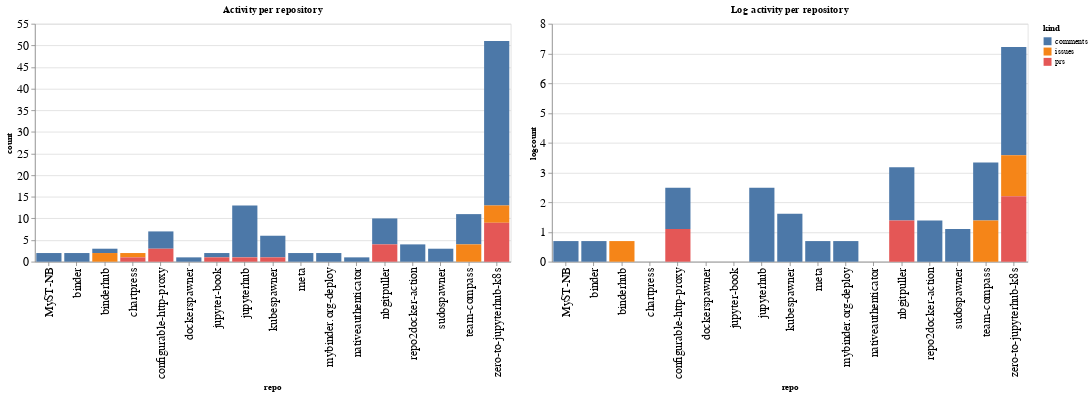

This figure's notebook cell:
### Code cell
ch1 = alt.Chart(repo_summaries, width=600, title="Activity per repository").mark_bar().encode(
    x='repo',
    y='count',
    color='kind',
    tooltip="kind"
)

ch2 = alt.Chart(repo_summaries, width=600, title="Log activity per repository").mark_bar().encode(
    x='repo',
    y='logcount',
    color='kind',
    tooltip="kind"
)

ch1 | ch2

### Figure 1 — Vega-Lite specification as saved in the notebook (floating-point values rounded to 4 significant figures)
{"config": {"axisLeft": {"labelFontSize": 15}, "axisBottom": {"labelFontSize": 15}}, "hconcat": [{"mark": "bar", "encoding": {"color": {"type": "nominal", "field": "kind"}, "tooltip": {"type": "nominal", "field": "kind"}, "x": {"type": "nominal", "field": "repo"}, "y": {"type": "quantitative", "field": "count"}}, "title": "Activity per repository", "width": 600}, {"mark": "bar", "encoding": {"color": {"type": "nominal", "field": "kind"}, "tooltip": {"type": "nominal", "field": "kind"}, "x": {"type": "nominal", "field": "repo"}, "y": {"type": "quantitative", "field": "logcount"}}, "title": "Log activity per repository", "width": 600}], "data": {"name": "data-68b2a2f1bf5fb38fc08abf4ebd284d4f"}, "$schema": "https://vega.github.io/schema/vega-lite/v4.8.1.json", "datasets": {"data-68b2a2f1bf5fb38fc08abf4ebd284d4f": [{"repo": "MyST-NB", "kind": "comments", "count": 2, "logcount": 0.6931}, {"repo": "binder", "kind": "comments", "count": 2, "logcount": 0.6931}, {"repo": "binderhub", "kind": "comments", "count": 1, "logcount": 0.0}, {"repo": "binderhub", "kind": "issues", "count": 2, "logcount": 0.6931}, {"repo": "chartpress", "kind": "issues", "count": 1, "logcount": 0.0}, {"repo": "chartpress", "kind": "prs", "count": 1, "logcount": 0.0}, {"repo": "configurable-http-proxy", "kind": "comments", "count": 4, "logcount": 1.386}, {"repo": "configurable-http-proxy", "kind": "prs", "count": 3, "logcount": 1.099}, {"repo": "dockerspawner", "kind": "comments", "count": 1, "logcount": 0.0}, {"repo": "jupyter-book", "kind": "comments", "count": 1, "logcount": 0.0}, {"repo": "jupyter-book", "kind": "prs", "count": 1, "logcount": 0.0}, {"repo": "jupyterhub", "kind": "comments", "count": 12, "logcount": 2.485}, {"repo": "jupyterhub", "kind": "prs", "count": 1, "logcount": 0.0}, {"repo": "kubespawner", "kind": "comments", "count": 5, "logcount": 1.609}, {"repo": "kubespawner", "kind": "prs", "count": 1, "logcount": 0.0}, {"repo": "meta", "kind": "comments", "count": 2, "logcount": 0.6931}, {"repo": "mybinder.org-deploy", "kind": "comments", "count": 2, "logcount": 0.6931}, {"repo": "nativeauthenticator", "kind": "comments", "count": 1, "logcount": 0.0}, {"repo": "nbgitpuller", "kind": "comments", "count": 6, "logcount": 1.792}, {"repo": "nbgitpuller", "kind": "prs", "count": 4, "logcount": 1.386}, {"repo": "repo2docker-action", "kind": "comments", "count": 4, "logcount": 1.386}, {"repo": "sudospawner", "kind": "comments", "count": 3, "logcount": 1.099}, {"repo": "team-compass", "kind": "comments", "count": 7, "logcount": 1.946}, {"repo": "team-compass", "kind": "issues", "count": 4, "logcount": 1.386}, {"repo": "zero-to-jupyterhub-k8s", "kind": "comments", "count": 38, "logcount": 3.638}, {"repo": "zero-to-jupyterhub-k8s", "kind": "issues", "count": 4, "logcount": 1.386}, {"repo": "zero-to-jupyterhub-k8s", "kind": "prs", "count": 9, "logcount": 2.197}]}}
